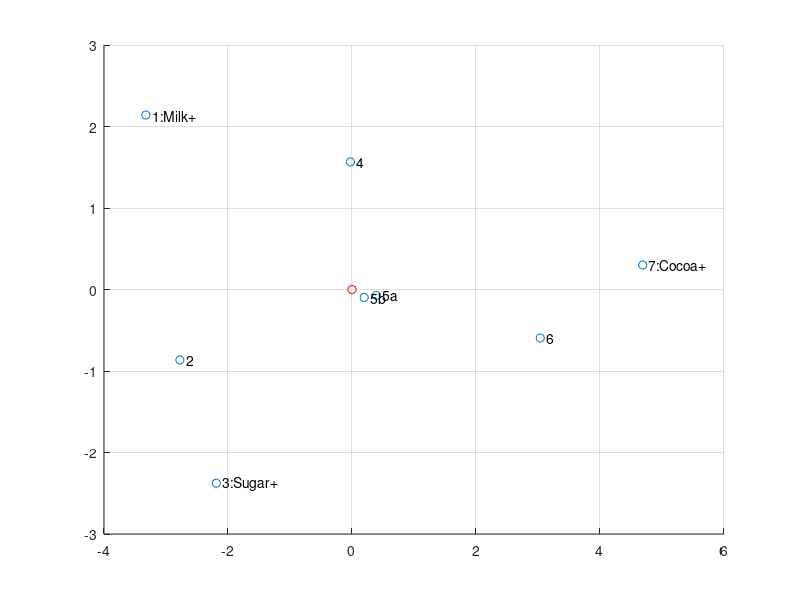
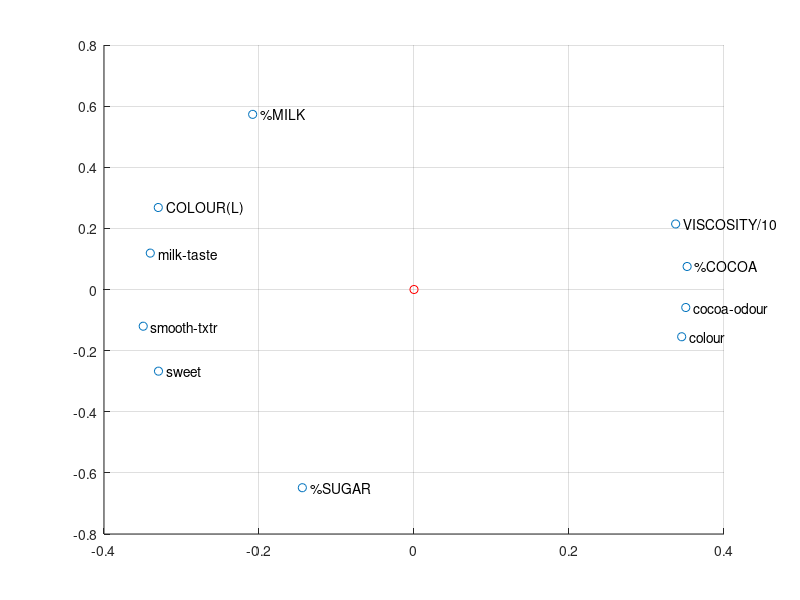
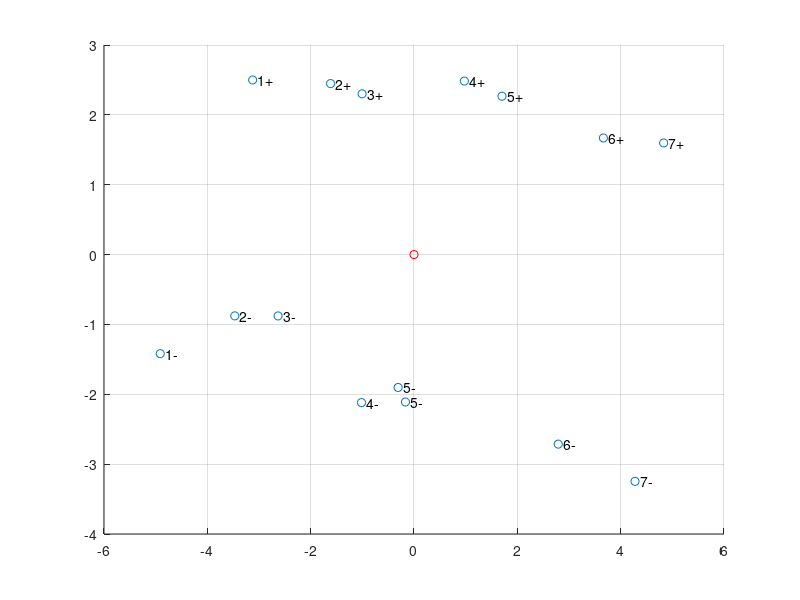
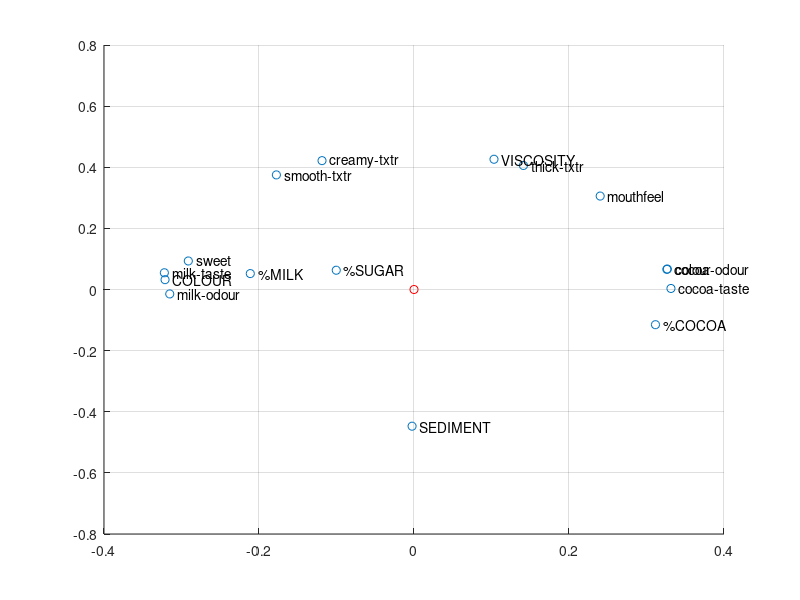

The MATLAB script that drew these images, in order:
% oppg a:

clc
clear
load('Arbeidskrav3.mat')

% Preprosesserer
% Gj.snitt = 0
% Std.avvik = 1
[n,m] = size(X1);                     % n = antall objekt (land)
                                      % m = antall variablar (matvarer)
meanX1 = mean(X1);                    % Gjennomsnittet av kvar kolonne i matrisa X
stdX1 = std(X1);                      % Standardavviket i kvar kolonne i matrisa X.

for j = 1:m
    X1(:,j) = X1(:,j) - meanX1(j);    % Trekker gjennomsnittet av kolonne j 
                                      % frå kolonne j
    if stdX1(j)~=0
        X1(:,j)= X1(:,j)/stdX1(j);    % Dividerer kolonne j med standardavviket 
                                      % til kolonne j.
    end
end
Xnorm = X1;                           % Preprosessert matrise.

% oppg b:

% me må preprossessere datamatrisa for X fordi
% variablane kan måle forskjellige egenskaper, med forskjellige enheter
% preprosessere matrisen for å få variablene på samme form.

% oppg c:

% Antall prinsipalkomponentar eg ønskjer å finne i matrisa X
a = 2;

% Bruker NIPALS-metoden for å finne dei a største eigenvektorane til 
% transponert(X)X (prinsipalkomponentane til X). 
% NIPALS-algoritma er beskrevet i kompendiet på s.331.

% Initialiserer scores/loadingmatrisa som 0-matriser.
T = zeros(n,a); 
P = zeros(m,a);

% NIPAL
for i=1:a
    t_old = rand(n,1);
    p = Xnorm'*t_old;
    p = p/norm(p);                    % Normaliserer p til lengde 1.
    t = Xnorm*p;
    while (norm(t-t_old)>0.00001)
        p = Xnorm'*t;
        p = p/norm(p);
        t_old = t;
        t = Xnorm*p;
    end
    T(:,i) = t;                       % Scores
    P(:,i) = p;                       % Loading
    Xnorm = Xnorm - t*p';
end

% Plotter scoresmatrisa (dei to første prinsipalkomponentane).
figure('Name','Scorematrisen før tilsetning av søtningstoff','NumberTitle','off');
scatter(T(:,1), T(:,2))
text(T(:,1)+.1, T(:,2),objNames1)
hold on
plot(0,0,'or')                        % Teiknar inn origo (som referanse)
grid on

% oppg d:
% 5a og 5b heller mot cocoa, vil si at instillingen gir cocoa smak

% oppg e:
% Finner forklart variasjon av dei a prinsipalkoeffisientane.

trX = trace(X1'*X1);                  % Trace av standardisert matrise X
trT = trace(T'*T);                    % Trace av scoresmatrisa
fprintf('Forklart variasjon med %d prinsipalkomponenter er: %4.2f\n',a,trT/trX*100)

% oppg f:
% Plotter loadingmatrisa.
figure('Name','Loadingmatrisa før tilsetning av søtningstoff','NumberTitle','off');
scatter(P(:,1), P(:,2))
text(P(:,1)+.01, P(:,2),varNames1)
hold on
plot(0,0,'or')                        % Teiknar inn origo (som referanse)
grid on

% oppg e:

% Preprosesserer
% Gj.snitt = 0
% Std.avvik = 1

[n,m] = size(X2);                     % n = antall objekt (land)
                                      % m = antall variablar (matvarer)
meanX2 = mean(X2);                    % Gjennomsnittet av kvar kolonne i matrisa X
stdX2 = std(X2);                      % Standardavviket i kvar kolonne i matrisa X.

for j = 1:m
    X2(:,j) = X2(:,j) - meanX2(j);    % Trekker gjennomsnittet av kolonne j 
                                      % frå kolonne j
    if stdX2(j)~=0
        X2(:,j)= X2(:,j)/stdX2(j);    % Dividerer kolonne j med standardavviket 
                                      % til kolonne j.
    end
end
Xnorm = X2;                           % Preprosessert matrise.

% Initialiserer scores/loadingmatrisa som 0-matriser.
T = zeros(n,a); 
P = zeros(m,a);

% NIPAL
for i=1:a
    t_old = rand(n,1);
    p = Xnorm'*t_old;
    p = p/norm(p);                    % Normaliserer p til lengde 1.
    t = Xnorm*p;
    while (norm(t-t_old)>0.00001)
        p = Xnorm'*t;
        p = p/norm(p);
        t_old = t;
        t = Xnorm*p;
    end
    T(:,i) = t;                       % Scores
    P(:,i) = p;                       % Loading
    Xnorm = Xnorm - t*p';
end

% Plotter scoresmatrisa (dei to første prinsipalkomponentane).
figure('Name','Scorematrisen etter tilsetning av søtningstoff','NumberTitle','off');
scatter(T(:,1), T(:,2))
text(T(:,1)+.1, T(:,2),objNames2)
hold on
plot(0,0,'or')                        % Teiknar inn origo (som referanse)
grid on

% Plotter loadingmatrisa.
figure('Name','Loadingmatrisa etter tilsetning av søtningstoff','NumberTitle','off');
scatter(P(:,1), P(:,2))
text(P(:,1)+.01, P(:,2),varNames2)
hold on
plot(0,0,'or')                        % Teiknar inn origo (som referanse)
grid on

% ser ut som når det blir tilsatt ekstra stoff i kakaoen får den mer smak og tekstur som
% forskjellige instillinger gir den, også ligger viskositet og sediment helt motsatt
% av hverandre langs y-aksen. Utfra dette vil eg konkludere at forskjellige instillinger
% gir kakaoen tekstur og smak. Uten tilsetting er det mer vanlig kakao med mindre smak
% og mer sediment
